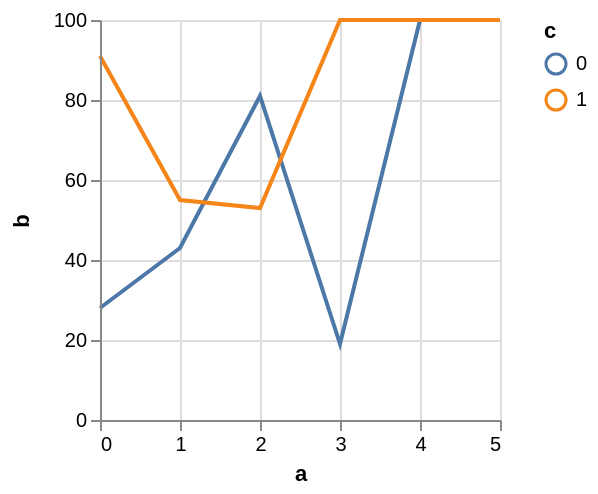

This figure's Vega-Lite source:
### Vega specification from a JSON file in a GitHub repository (floating-point values rounded to 4 significant figures)
{"$schema": "https://vega.github.io/schema/vega/v4.json", "autosize": "pad", "padding": 5, "width": 200, "height": 200, "style": "cell", "data": [{"name": "source_0", "values": [{"a": 0, "b": 28, "c": 0}, {"a": 0, "b": 91, "c": 1}, {"a": 1, "b": 43, "c": 0}, {"a": 1, "b": 55, "c": 1}, {"a": 2, "b": 81, "c": 0}, {"a": 2, "b": 53, "c": 1}, {"a": 3, "b": 19, "c": 0}]}, {"name": "data_0", "source": "source_0", "transform": [{"type": "impute", "field": "b", "key": "a", "keyvals": {"signal": "sequence(4,6)"}, "method": "value", "groupby": ["c"], "value": null}, {"type": "formula", "expr": "datum.b === null ? 100 : datum.b", "as": "b"}]}], "marks": [{"name": "pathgroup", "type": "group", "from": {"facet": {"name": "faceted_path_main", "data": "data_0", "groupby": ["c"]}}, "encode": {"update": {"width": {"field": {"group": "width"}}, "height": {"field": {"group": "height"}}}}, "marks": [{"name": "marks", "type": "line", "style": ["line"], "sort": {"field": "datum[\"a\"]", "order": "descending"}, "from": {"data": "faceted_path_main"}, "encode": {"update": {"stroke": {"scale": "color", "field": "c"}, "tooltip": {"signal": "{\"a\": format(datum[\"a\"], \"\"), \"b\": format(datum[\"b\"], \"\"), \"c\": ''+datum[\"c\"]}"}, "x": {"scale": "x", "field": "a"}, "y": {"scale": "y", "field": "b"}, "defined": {"signal": "datum[\"a\"] !== null && !isNaN(datum[\"a\"]) && datum[\"b\"] !== null && !isNaN(datum[\"b\"])"}}}}]}], "scales": [{"name": "x", "type": "linear", "domain": {"data": "data_0", "field": "a"}, "range": [0, {"signal": "width"}], "nice": 1, "zero": false}, {"name": "y", "type": "linear", "domain": {"data": "data_0", "field": "b"}, "range": [{"signal": "height"}, 0], "nice": true, "zero": true}, {"name": "color", "type": "ordinal", "domain": {"data": "data_0", "field": "c", "sort": true}, "range": "category"}], "axes": [{"scale": "x", "orient": "bottom", "grid": false, "title": "a", "labelFlush": true, "labelOverlap": true, "tickCount": {"signal": "ceil(width/40)"}, "zindex": 1}, {"scale": "x", "orient": "bottom", "gridScale": "y", "grid": true, "tickCount": {"signal": "ceil(width/40)"}, "domain": false, "labels": false, "maxExtent": 0, "minExtent": 0, "ticks": false, "zindex": 0}, {"scale": "y", "orient": "left", "grid": false, "title": "b", "labelOverlap": true, "tickCount": {"signal": "ceil(height/40)"}, "zindex": 1}, {"scale": "y", "orient": "left", "gridScale": "x", "grid": true, "tickCount": {"signal": "ceil(height/40)"}, "domain": false, "labels": false, "maxExtent": 0, "minExtent": 0, "ticks": false, "zindex": 0}], "legends": [{"stroke": "color", "title": "c"}], "config": {"axisY": {"minExtent": 30}, "legend": {"gradientLength": 185}}}
